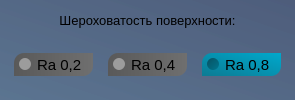
                    <widget class="QWidget" name="widget_10" native="true">
                     <property name="styleSheet">
                      <string notr="true">QWidget {
	background: qlineargradient(spread:pad, x1:0, y1:1, x2:1, y2:0, stop:0 rgba(39, 72, 109, 129), stop:1 rgba(21, 41, 81, 129))
}</string>
                     </property>
                     <layout class="QVBoxLayout" name="verticalLayout_18">
                      <item>
                       <layout class="QHBoxLayout" name="horizontalLayout_14">
                        <property name="topMargin">
                         <number>0</number>
                        </property>
                       </layout>
                      </item>
                      <item>
                       <layout class="QHBoxLayout" name="horizontalLayout_19">
                        <property name="topMargin">
                         <number>0</number>
                        </property>
                        <item>
                         <spacer name="horizontalSpacer_31">
                          <property name="orientation">
                           <enum>Qt::Orientation::Horizontal</enum>
                          </property>
                          <property name="sizeHint" stdset="0">
                           <size>
                            <width>40</width>
                            <height>20</height>
                           </size>
                          </property>
                         </spacer>
                        </item>
                        <item>
                         <widget class="QLabel" name="label_18">
                          <property name="sizePolicy">
                           <sizepolicy hsizetype="Preferred" vsizetype="Maximum">
                            <horstretch>0</horstretch>
                            <verstretch>0</verstretch>
                           </sizepolicy>
                          </property>
                          <property name="font">
                           <font>
                            <pointsize>10</pointsize>
                           </font>
                          </property>
                          <property name="styleSheet">
                           <string notr="true">background:none;
border: none</string>
                          </property>
                          <property name="text">
                           <string>Шероховатость поверхности:</string>
                          </property>
                          <property name="alignment">
                           <set>Qt::AlignmentFlag::AlignCenter</set>
                          </property>
                         </widget>
                        </item>
                        <item>
                         <spacer name="horizontalSpacer_32">
                          <property name="orientation">
                           <enum>Qt::Orientation::Horizontal</enum>
                          </property>
                          <property name="sizeHint" stdset="0">
                           <size>
                            <width>40</width>
                            <height>20</height>
                           </size>
                          </property>
                         </spacer>
                        </item>
                       </layout>
                      </item>
                      <item alignment="Qt::AlignmentFlag::AlignHCenter">
                       <widget class="QGroupBox" name="groupBox_rad">
                        <property name="enabled">
                         <bool>true</bool>
                        </property>
                        <property name="styleSheet">
                         <string notr="true">QWidget {
	background: qlineargradient(spread:pad, x1:0, y1:1, x2:1, y2:0, stop:0 rgba(39, 72, 109, 129), stop:1 rgba(21, 41, 81, 129))
}
QGroupBox {
	border: none;
	background: none;
}

QRadioButton {
	background: qlineargradient(spread:pad, x1:0, y1:0, x2:1, y2:0, stop:0 rgba(89, 89, 89, 255), stop:1 rgba(111, 111, 111, 255));
	padding: 2 10 2 5;
	font-size: 15px;
	border-top-left-radius: 10px;
	border-bottom-right-radius: 10px;
}

QRadioButton:hover {
	color: rgb(216, 216, 216);
	background: qradialgradient(spread:pad, cx:0.5, cy:0.5, radius:0.851, fx:0.5, fy:0.5, stop:0 rgba(60, 60, 60, 255), stop:1 rgba(89, 89, 89, 255))
}

QRadioButton:checked {
	background: qlineargradient(spread:pad, x1:0, y1:1, x2:1, y2:0, stop:0 rgba(12, 123, 147, 255), stop:1 rgba(0, 168, 204, 255));
}

QRadioButton:disabled {
	background: 
}
QRadioButton::indicator:enabled {
	background: rgb(156, 156, 156);
}
QRadioButton::indicator:disabled {
	background: none;
	border: 1px solid rgb(200, 200, 200);
	border-radius: 6px;
}
QRadioButton::indicator {
	width: 12px;
	height: 12px;
	background: qlineargradient(spread:pad, x1:0, y1:0, x2:1, y2:0, stop:0 rgba(135, 135, 135, 255), stop:1 rgba(184, 184, 184, 255));
	border-radius: 6px;
}
QRadioButton::indicator:checked {
	background: qlineargradient(spread:pad, x1:0, y1:0, x2:1, y2:1, stop:0 rgba(8, 81, 97, 255), stop:1 rgba(0, 117, 142, 255))
}

QRadioButton:disabled {
	background: none;
	color: rgb(200, 200, 200);
}

</string>
                        </property>
                        <property name="title">
                         <string/>
                        </property>
                        <property name="alignment">
                         <set>Qt::AlignmentFlag::AlignHCenter|Qt::AlignmentFlag::AlignTop</set>
                        </property>
                        <layout class="QHBoxLayout" name="l_surfs_rad">
                         <property name="spacing">
                          <number>15</number>
                         </property>
                         <property name="leftMargin">
                          <number>0</number>
                         </property>
                         <property name="topMargin">
                          <number>0</number>
                         </property>
                         <property name="rightMargin">
                          <number>0</number>
                         </property>
                         <property name="bottomMargin">
                          <number>0</number>
                         </property>
                         <item>
                          <widget class="QRadioButton" name="radioButton_ra3">
                           <property name="enabled">
                            <bool>true</bool>
                           </property>
                           <property name="cursor">
                            <cursorShape>PointingHandCursor</cursorShape>
                           </property>
                           <property name="styleSheet">
                            <string notr="true"/>
                           </property>
                           <property name="text">
                            <string>Ra 0,2</string>
                           </property>
                          </widget>
                         </item>
                         <item>
                          <widget class="QRadioButton" name="radioButton_ra2">
                           <property name="enabled">
                            <bool>true</bool>
                           </property>
                           <property name="cursor">
                            <cursorShape>PointingHandCursor</cursorShape>
                           </property>
                           <property name="styleSheet">
                            <string notr="true"/>
                           </property>
                           <property name="text">
                            <string>Ra 0,4</string>
                           </property>
                           <property name="checkable">
                            <bool>true</bool>
                           </property>
                           <property name="checked">
                            <bool>false</bool>
                           </property>
                           <property name="autoExclusive">
                            <bool>true</bool>
                           </property>
                          </widget>
                         </item>
                         <item>
                          <widget class="QRadioButton" name="radioButton_ra1">
                           <property name="enabled">
                            <bool>true</bool>
                           </property>
                           <property name="cursor">
                            <cursorShape>PointingHandCursor</cursorShape>
                           </property>
                           <property name="autoFillBackground">
                            <bool>false</bool>
                           </property>
                           <property name="styleSheet">
                            <string notr="true"/>
                           </property>
                           <property name="text">
                            <string>Ra 0,8</string>
                           </property>
                           <property name="checkable">
                            <bool>true</bool>
                           </property>
                           <property name="checked">
                            <bool>true</bool>
                           </property>
                           <property name="autoExclusive">
                            <bool>true</bool>
                           </property>
                          </widget>
                         </item>
                        </layout>
                       </widget>
                      </item>
                     </layout>
                    </widget>
